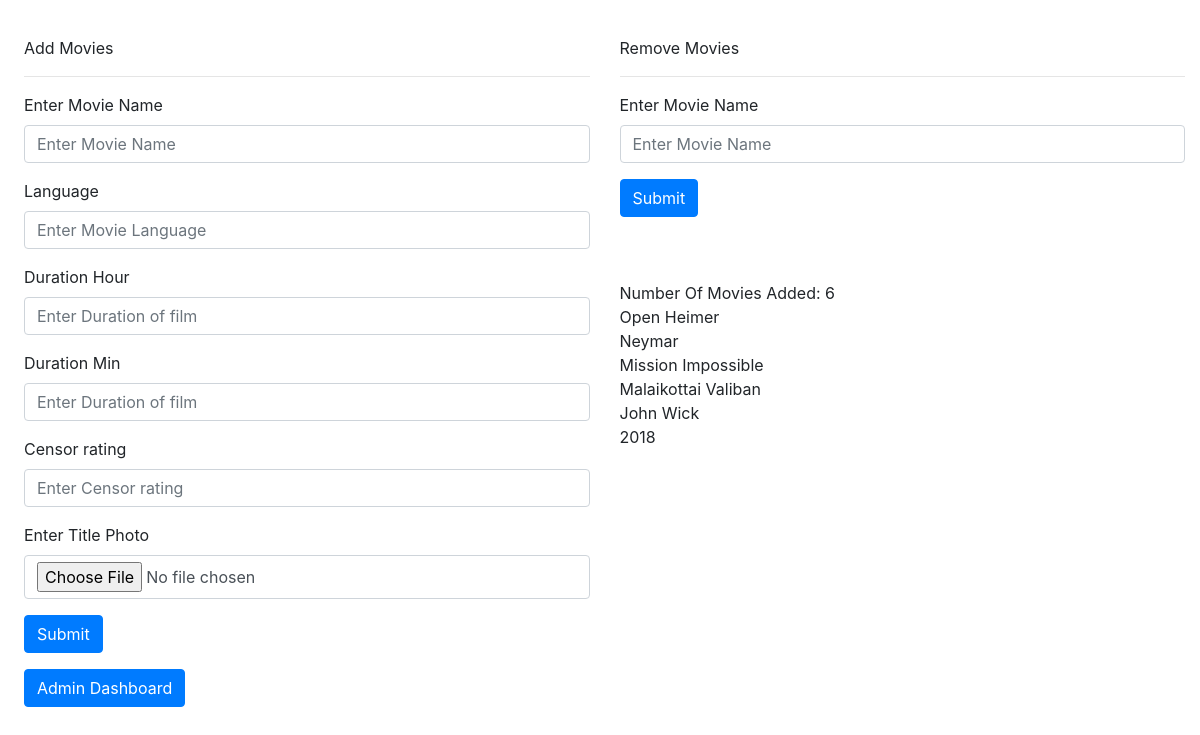
The page /managemovies.php on the database its author committed.
### tables this page shows
CREATE TABLE `movies` (
  `m_id` int(30) NOT NULL,
  `name` varchar(30) NOT NULL,
  `language` varchar(30) NOT NULL,
  `duration_h` varchar(30) NOT NULL,
  `duration_m` varchar(30) NOT NULL,
  `censor_rating` varchar(30) NOT NULL,
  `fname` varchar(30) NOT NULL,
  `coming_soon` int(1) NOT NULL
);

### managemovies.php (the view, shortened to what this page needs)
<html>
<head>
    <link href="css/bootstrap-grid.css" rel="stylesheet">
    <link href="css/bootstrap-grid.min.css" rel="stylesheet">
    <link href="css/bootstrap.css" rel="stylesheet">
    <link href="css/bootstrap.min.css" rel="stylesheet">
</head>
<body>
    <div class="container-fluid">
        <div class="row">
            <div class="col-lg-6">
                Add Movies
                <hr>
                <form method="POST" enctype="multipart/form-data">
                    <div class="mb-3 mt-3">
                        <label>Enter Movie Name</label>
                        <input type="text" class="form-control" id="Movie_name" placeholder="Enter Movie Name" name="movie_name" required>
                    </div>
                    <div class="mb-3">
                        <label>Language</label>
                        <input type="text" class="form-control" id="language" placeholder="Enter Movie Language" name="language" required>
                    </div>
                    <div class="mb-3">
                        <label>Duration Hour</label>
                        <input type="text" class="form-control" id="duration_h" placeholder="Enter Duration of film" name="duration_h" required>
                    </div>
                    <div class="mb-3">
                        <label>Duration Min</label>
                        <input type="text" class="form-control" id="duration_m" placeholder="Enter Duration of film" name="duration_m" required>
                    </div>
                    <div class="mb-3">
                        <label>Censor rating</label>
                        <input type="text" class="form-control" id="censor_rating" placeholder="Enter Censor rating" name="censor_rating" required>
                    </div>
                    <div class="mb-3 mt-3">
                        <label>Enter Title Photo</label>
                        <input type="file" name="file" class="form-control" id="Movie_photo" accept="image/png, image/gif, image/jpeg" required>
                    </div>
                    <button name="insert" class="btn btn-primary">Submit</button>
                </form>
                <a href="admin.php">
                    <button name="admin" value="Admin Dashboard" class="btn btn-primary">Admin Dashboard</button>
                </a>
            </div>
            <div class="col-lg-6">
                Remove Movies
                <hr>
                <form method="POST">
                    <div class="mb-3 mt-3">
                        <label>Enter Movie Name</label>
                        <input type="text" class="form-control" id="Movie_name1" placeholder="Enter Movie Name" name="movie_name1" required>
                    </div>
                    <button name="delete" class="btn btn-primary">Submit</button>
                </form>
                <br>
                <?php
                include 'db.php';
                    ?><script>
                ?><br>
                <?php
                $sql = "SELECT * FROM movies ORDER BY name DESC";
                $result = $conn->query($sql);
                if ($result->num_rows > 0) {
                    echo "Number Of Movies Added: " . $result->num_rows . "<br>";
                    while ($row = $result->fetch_assoc()) {
                        echo $row['name'] . "<br>";
                    }
                } else {
                    echo "<p>No Movies found...</p>";
                }
                ?>
            </div>
        </div>
    </div>
</body>
</html>

### managemovies.php (style rules this page uses)
.container-fluid { width: auto; padding-top: 3%; padding-left: 2%; }

### rows shown on the page
movies: name "Open Heimer"
movies: name "Neymar"
movies: name "Mission Impossible"
movies: name "Malaikottai Valiban"
movies: name "John Wick"
movies: name "2018"

### other values the page prints
$result->num_rows "6"
